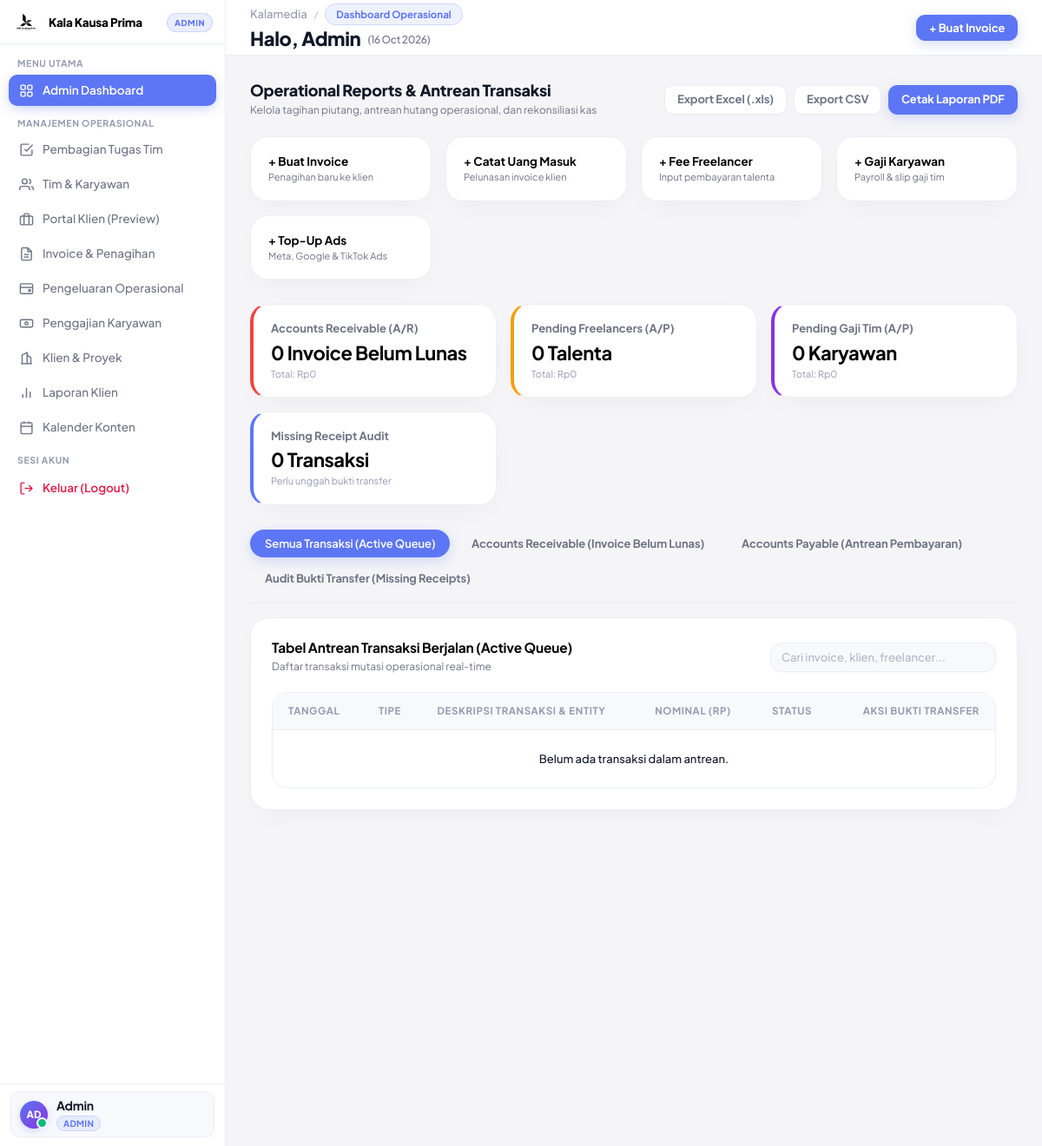
Before: / (signed in) with the older database file.
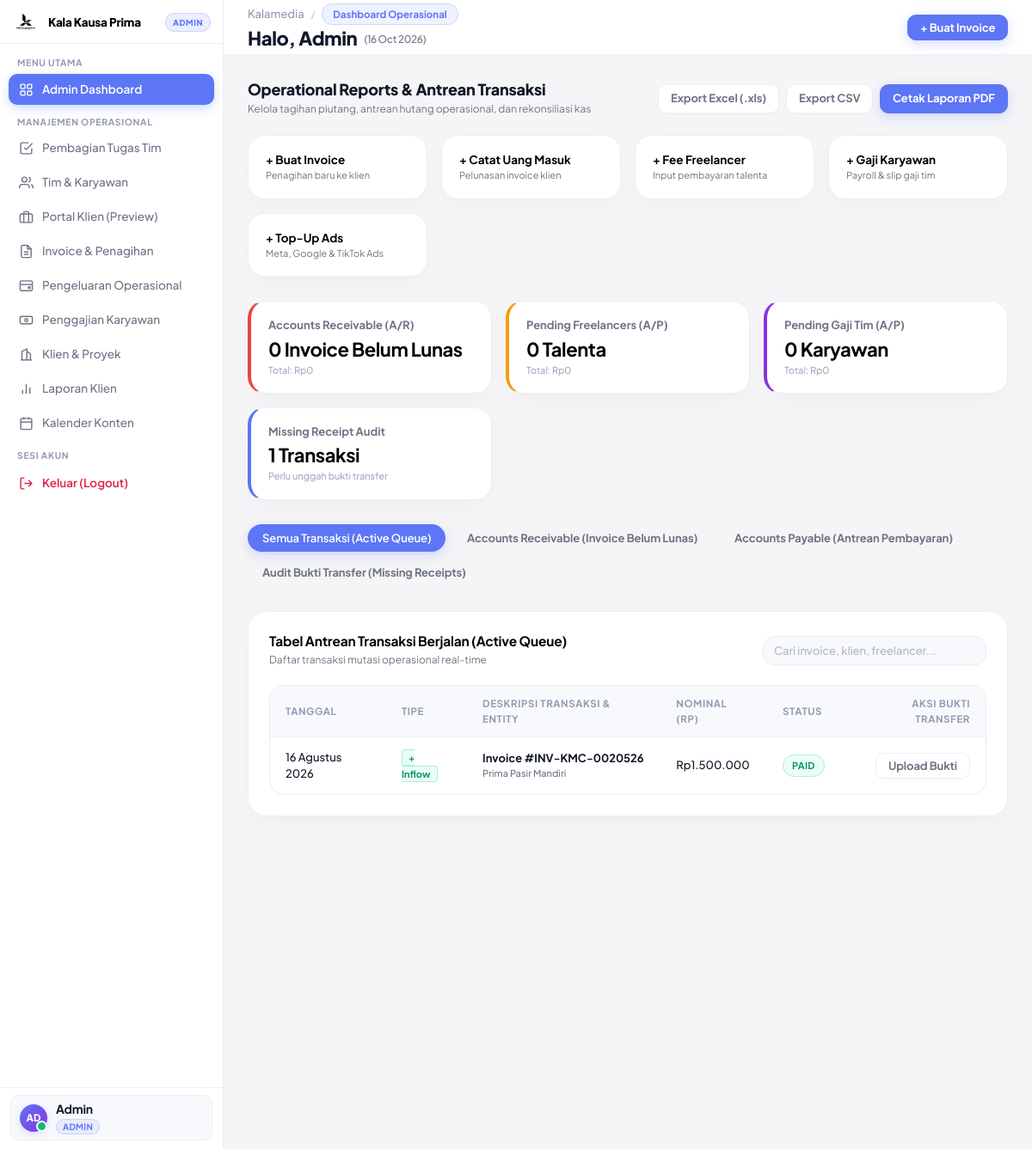
After: the same page with the newer database file.
### tables this page shows
CREATE TABLE invoices (
                id INTEGER PRIMARY KEY AUTOINCREMENT,
                invoice_number VARCHAR(50) UNIQUE NOT NULL,
                client_id INTEGER NOT NULL,
                project_id INTEGER DEFAULT NULL,
                issue_date DATE NOT NULL,
                due_date DATE NOT NULL,
                subtotal DECIMAL(15,2) NOT NULL DEFAULT 0,
                discount_percent DECIMAL(5,2) DEFAULT 0,
                discount_amount DECIMAL(15,2) DEFAULT 0,
                tax_percent DECIMAL(5,2) DEFAULT 0,
                tax_amount DECIMAL(15,2) DEFAULT 0,
                total_amount DECIMAL(15,2) NOT NULL DEFAULT 0,
                status VARCHAR(20) DEFAULT 'Draft', -- 'Draft', 'Sent', 'Paid', 'Overdue'
                paid_at DATETIME DEFAULT NULL,
                payment_method VARCHAR(50) DEFAULT NULL,
                receipt_file VARCHAR(255) DEFAULT NULL,
                notes TEXT DEFAULT NULL,
                created_at DATETIME DEFAULT CURRENT_TIMESTAMP, is_deleted INTEGER DEFAULT 0,
                FOREIGN KEY (client_id) REFERENCES clients(id) ON DELETE CASCADE,
                FOREIGN KEY (project_id) REFERENCES projects(id) ON DELETE SET NULL
            );

CREATE TABLE clients (
                id INTEGER PRIMARY KEY AUTOINCREMENT,
                name VARCHAR(150) NOT NULL,
                company VARCHAR(150) NOT NULL,
                email VARCHAR(150) NOT NULL,
                phone VARCHAR(50) NOT NULL,
                address TEXT DEFAULT NULL,
                created_at DATETIME DEFAULT CURRENT_TIMESTAMP
            , logo VARCHAR(255) DEFAULT NULL, is_deleted INTEGER DEFAULT 0, company_name VARCHAR(150) DEFAULT NULL, pic_name VARCHAR(150) DEFAULT NULL, package_name VARCHAR(100) DEFAULT 'Social Media & Performance Ads', status VARCHAR(30) DEFAULT 'Active', service_type VARCHAR(200) DEFAULT 'Kelola Sosmed', contract_start_date DATE DEFAULT NULL, contract_end_date DATE DEFAULT NULL, contract_status VARCHAR(30) DEFAULT 'active');

### config/app.php (called while the page is built, shortened)
<?php
function format_rupiah($number, $with_prefix = true) {
    $val = number_format(floatval($number), 0, ',', '.');
    return $with_prefix ? 'Rp' . $val : $val;
}
function format_date($date_str, $with_time = false) {
    $timestamp = strtotime($date_str);
    $months = [
        1 => 'Januari', 2 => 'Februari', 3 => 'Maret', 4 => 'April',
        5 => 'Mei', 6 => 'Juni', 7 => 'Juli', 8 => 'Agustus',
        9 => 'September', 10 => 'Oktober', 11 => 'November', 12 => 'Desember'
    ];
    $d = date('d', $timestamp);
    $m = $months[(int)date('m', $timestamp)];
    $y = date('Y', $timestamp);
    return "$d $m $y";
}

### views/admin_dashboard.php (shortened to what the rows shown need)
<?php
$db = Database::getConnection();
$transactions = [];
$invoices = $db->query("
    SELECT i.id, i.invoice_number, i.total_amount, i.status, i.issue_date, i.due_date, i.receipt_file,
           c.company as client_company, 'Inflow (Invoice)' as trans_type, 'invoice' as target_type
    FROM invoices i
    JOIN clients c ON i.client_id = c.id
    WHERE COALESCE(i.is_deleted, 0) = 0
    ORDER BY i.id DESC LIMIT 15
")->fetchAll();
foreach ($invoices as $inv) {
    $transactions[] = [
        'id' => $inv['id'],
        'target_type' => 'invoice',
        'trans_type' => 'Inflow',
        'date' => $inv['issue_date'],
        'due_date' => $inv['due_date'],
        'title' => "Invoice #" . $inv['invoice_number'],
        'subtitle' => $inv['client_company'],
        'amount' => floatval($inv['total_amount']),
        'status' => $inv['status'],
        'receipt_file' => $inv['receipt_file']
    ];
}
usort($transactions, function ($a, $b) {
    return strcmp($b['date'], $a['date']);
});
?>
<!DOCTYPE html>
<html lang="id">
<head>
  <link rel="stylesheet" href="assets/css/style.css?v=responsive-mobile-1.0">
</head>
<body>
  <div class="app-container">
    <main class="main-wrapper">
      <?php require_once BASE_PATH . '/includes/header.php'; ?>
      <div class="content-body">
        <div style="display: flex; justify-content: space-between; align-items: center; margin-bottom: 20px; flex-wrap: wrap; gap: 12px;">
          <div>
            <h2 style="font-size: 18px; font-weight: 800; color: #101828; margin: 0; letter-spacing: -0.2px;">Operational Reports & Antrean Transaksi</h2>
          </div>
        </div>
        <div class="glass-panel">
          <div id="section-tab-all" class="table-responsive">
            <table class="table-custom" id="queue-table">
              <thead>
                <tr>
                  <th>Tanggal</th>
                  <th>Tipe</th>
                  <th>Deskripsi Transaksi & Entity</th>
                  <th>Nominal (Rp)</th>
                  <th>Status</th>
                  <th style="text-align: right;">Aksi Bukti Transfer</th>
                </tr>
              </thead>
              <tbody>
                <?php if (empty($transactions)): ?>
                  <tr><td colspan="6" style="text-align: center; color: var(--text-muted); padding: 24px;">Belum ada transaksi dalam antrean.</td></tr>
                <?php else: ?>
                  <?php foreach ($transactions as $t): ?>
                    <tr>
                      <td style="color: var(--text-secondary);"><?= format_date($t['date']) ?></td>
                      <td>
                        <span class="badge-type-<?= $t['trans_type'] === 'Inflow' ? 'in' : 'out' ?>">
                          <?= $t['trans_type'] === 'Inflow' ? '+ Inflow' : '- Outflow' ?>
                        </span>
                      </td>
                      <td>
                        <div style="font-weight: 700; color: #101828;"><?= htmlspecialchars($t['title']) ?></div>
                        <div style="font-size: 11px; color: var(--text-secondary);"><?= htmlspecialchars($t['subtitle']) ?></div>
                      </td>
                      <td style="font-weight: 700; color: <?= $t['trans_type'] === 'Inflow' ? 'var(--success-text)' : 'var(--danger-text)' ?>;">
                        <?= format_rupiah($t['amount']) ?>
                      </td>
                      <td>
                        <span class="badge-status badge-<?= strtolower($t['status']) ?>">
                          <?= $t['status'] ?>
                        </span>
                      </td>
                      <td style="text-align: right;">
                        <?php if (!empty($t['receipt_file'])): ?>
                          <button type="button" class="btn btn-secondary btn-sm" onclick="viewReceiptImage('<?= UPLOAD_URL . '/' . htmlspecialchars($t['receipt_file']) ?>', '<?= htmlspecialchars($t['title']) ?>')">
                            <span>Lihat Bukti</span>
                          </button>
                        <?php else: ?>
                          <button type="button" class="btn btn-secondary btn-sm" onclick="triggerUploadModal('<?= $t['target_type'] ?>', <?= $t['id'] ?>, 'Upload Bukti <?= htmlspecialchars($t['title']) ?>')">
                            <span>Upload Bukti</span>
                          </button>
                        <?php endif; ?>
                      </td>
                    </tr>
                  <?php endforeach; ?>
                <?php endif; ?>
              </tbody>
            </table>
          </div>
        </div>
  <?php require_once BASE_PATH . '/includes/footer.php'; ?>
</body>
</html>

Changed rows visible on the page:
added invoices: date "16 Agustus 2026", title "Invoice #INV-KMC-0020526", client.company "Prima Pasir Mandiri", total_amount "Rp1.500.000", status "PAID"
Other visible differences:
$totalMissingReceipts: "0" → "1"
text no longer shown: "Belum ada transaksi dalam antrean."
